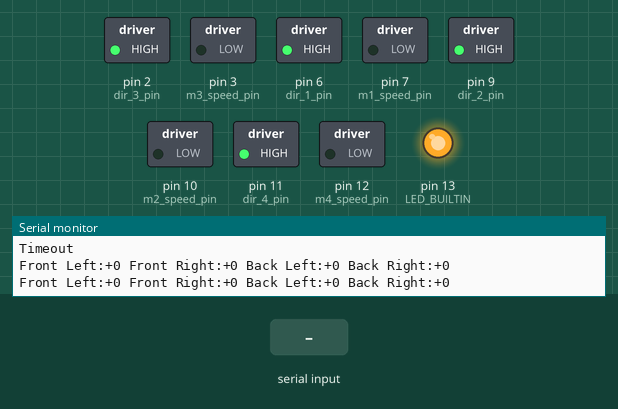
Recording of a sketch running on a simulated Arduino Mega 2560, built with avr-gcc and run on an emulated ATmega2560. Shown: switched loads named in the sketch (green lamp = pin HIGH), output pins drawn as LEDs (lit = HIGH), the last lines printed to the serial monitor. The test bench sets the inputs (shaded band).

Above: at 3.4 s.
3.5 s: "1" received over the second serial link
At 4.1 s:
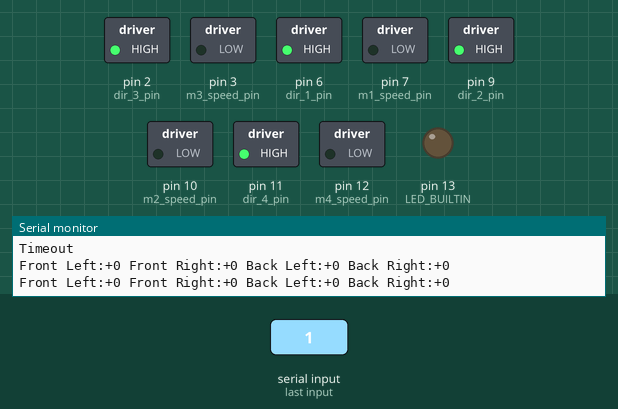
6.5 s: "0" received over the second serial link
At 9.1 s:
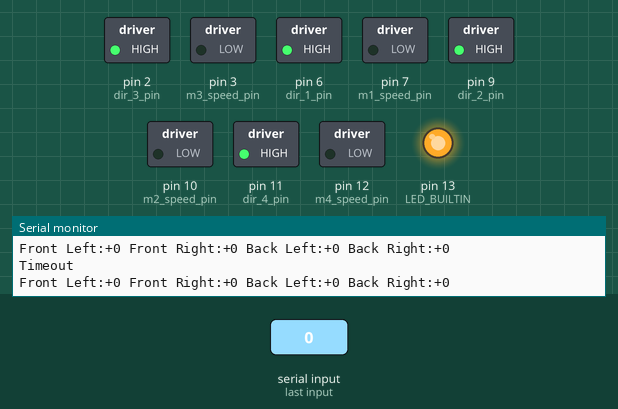
Timing chart, 0 to 10.6 s (numbered marks = the images above; inputs shaded):
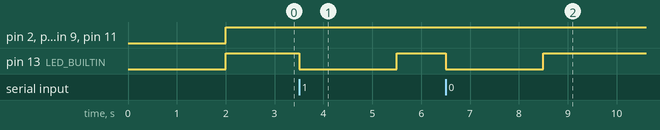

The sketch:

controller_radio.ino
```cpp
//Controls the robot. 2/23/18
/*
 * Control the robot. Connect radio usb to power, and DB9 cable
 * for data to lab computer.
 * Open Putty. Set COM port appropriately (check in devices)
 * and baud rate to 115200
 * Control via following
 * 1 - 25% forward
 * 2 - 50% forward
 * 3 - 75% forward
 * 4 - 100% forward
 * 5 - 25% backwards
 * 6 - 50% backwards
 * 7 - 75% backwards
 * 8 - 100% backwards
 * 0 - Stop
 *
 * This is not apparent in code because data is coming in corrupted.
 * To be fixed in future update
 *
 */


//front left
const int dir_1_pin = 6;
const int m1_speed_pin = 7;
const int m1_sign = 1;

//front right
const int dir_2_pin = 9;
const int m2_speed_pin = 10;
const int m2_sign = 1;

//back left
const int dir_3_pin = 2;
const int m3_speed_pin = 3;
const int m3_sign = 1;

//back right
const int dir_4_pin = 11;
const int m4_speed_pin = 12;
const int m4_sign = 1;

const int COUNTER_MAX = 250;

int target_speed_1 = 0;
int actual_speed_1 = 0;

int target_speed_2 = 0;
int actual_speed_2 = 0;

int target_speed_3 = 0;
int actual_speed_3 = 0;

int target_speed_4 = 0;
int actual_speed_4 = 0;

int counter = 0;

#define HEADER     0

#define FRONT_LEFT 1
#define FRONT_RIGHT 2

#define MID_LEFT 3
#define MID_RIGHT 4

#define BACK_LEFT 5
#define BACK_RIGHT 6

#define CHECKSUM 7

char input_data[8];
int index = 0;
unsigned long lastTime = 0;
unsigned long currentTime = 0;


void setup() {
  // put your setup code here, to run once:
  Serial.begin(115200);
  Serial2.begin(9600);
  Serial3.begin(115200); //direct line to radio

  pinMode(LED_BUILTIN, OUTPUT);
  pinMode(dir_1_pin, OUTPUT);
  pinMode(m1_speed_pin, OUTPUT);
  pinMode(dir_2_pin, OUTPUT);
  pinMode(m2_speed_pin, OUTPUT);
  pinMode(dir_3_pin, OUTPUT);
  pinMode(m3_speed_pin, OUTPUT);
  pinMode(dir_4_pin, OUTPUT);
  pinMode(m4_speed_pin, OUTPUT);
}

// if no data has been received after three seconds, stop everything (soft kill)
void read_radio() {
    // put your main code here, to run repeatedly:
    currentTime = millis();
  if(Serial3.available()) {
    lastTime = currentTime;
    digitalWrite(LED_BUILTIN, LOW);
    digitalWrite(LED_BUILTIN, HIGH);
    int data = Serial3.read();
    digitalWrite(LED_BUILTIN, LOW);
      if(index != 0 && data == 0xFF) {
         //Misaligned... ignore data until we get 0xFF for start of next packet
         index = 0;
         return;
      }
      if(index == 0 && data != 0xFF) {
        //misaligned... throw out data until this is true;
        return;
      }
      input_data[index] = data;
      index++;
    //Serial.println((int) data);

  } else {
    if ((currentTime - lastTime) >= 2000) {
      lastTime = currentTime;
      digitalWrite(LED_BUILTIN, HIGH);
      target_speed_1 = 0;
      target_speed_2 = 0;
      target_speed_3 = 0;
      target_speed_4 = 0;
      Serial.println("Timeout");
    }
  }

  if(index == 8) {

  /*
    for (int i = 0; i < 8; i++) {
      Serial.print((int) input_data[i]);
      Serial.print(" ");
    }
    Serial.println();
*/
    // Serial3.flush();
    char sum = 0;
    for(int i = 1; i < 7; i++) {
      sum+= input_data[i];
    }
    sum += 0xAA;
    if(sum == input_data[CHECKSUM]) {
      for(int i = 0; i < 8; i++) {
        //Serial.print((int)input_data[i]);
        //Serial.print(", ");
      }
      //Serial.println();
      //checksum passed, set fields
      target_speed_1 = input_data[FRONT_LEFT] * 2;
      target_speed_2 = input_data[FRONT_RIGHT] * 2;
      target_speed_3 = input_data[BACK_LEFT] * 2;
      target_speed_4 = input_data[BACK_RIGHT] * 2;

    } else {
      //Serial.println("checksum fail");
    }
    index = 0;
  }
}

void loop() {
  read_radio();

//    // Do nothing we are at the right speed
//    if(target_speed == actual_speed) {
//     // Serial.println("reached target");
//      return;
//    }

    // Stall using counter as timer
    if(counter < COUNTER_MAX) {
      counter++;
    }

    // Adjust speed when counter is maxed, reset counter
    if(counter % COUNTER_MAX == COUNTER_MAX-1) {
      counter = 0;
      if(actual_speed_1 != target_speed_1) {
        actual_speed_1 < target_speed_1 ? actual_speed_1++: actual_speed_1--;
      }
      if(actual_speed_2 != target_speed_2) {
        actual_speed_2 < target_speed_2 ? actual_speed_2++: actual_speed_2--;
      }
      if(actual_speed_3 != target_speed_3) {
        actual_speed_3 < target_speed_3 ? actual_speed_3++: actual_speed_3--;
      }
      if(actual_speed_4 != target_speed_4) {
        actual_speed_4 < target_speed_4 ? actual_speed_4++: actual_speed_4--;
      }

    } else {
      return; //dont waste sending same val as before
    }

  Serial.print("Front Left:");
  set_pwm(dir_1_pin, m1_speed_pin, m1_sign, actual_speed_1);
  Serial.print(" Front Right:");
  set_pwm(dir_2_pin, m2_speed_pin, m2_sign, actual_speed_2);
  Serial.print(" Back Left:");
  set_pwm(dir_3_pin, m3_speed_pin, m3_sign, actual_speed_3);
  Serial.print(" Back Right:");
  set_pwm(dir_4_pin, m4_speed_pin, m4_sign, actual_speed_4);
  Serial.println();


}

void set_pwm(int dir_pin, int m_speed_pin, int sign, int m_actual_speed) {
  if((m_actual_speed * sign) >= 0) {
    digitalWrite(dir_pin, HIGH);
    Serial.print("+");
    analogWrite(m_speed_pin, m_actual_speed*sign);
    Serial.print(m_actual_speed*sign);
  } else {
    Serial.print("-");
    digitalWrite(dir_pin, LOW);
    analogWrite(m_speed_pin, -1*m_actual_speed*sign);
    Serial.print(-1*m_actual_speed*sign);
  }
}
```

Measured:
- after the input at 3.5 s, pin 13 (LED_BUILTIN): HIGH → LOW at once, → HIGH 2.0 s later
- after the input at 6.5 s, pin 13 (LED_BUILTIN): HIGH → LOW at once, → HIGH 2.0 s later
